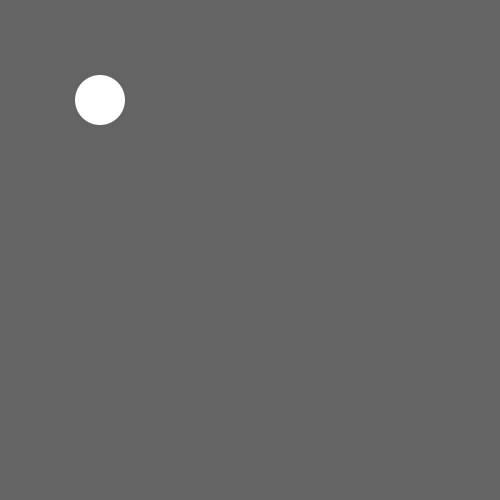
Frame 1 (no input)
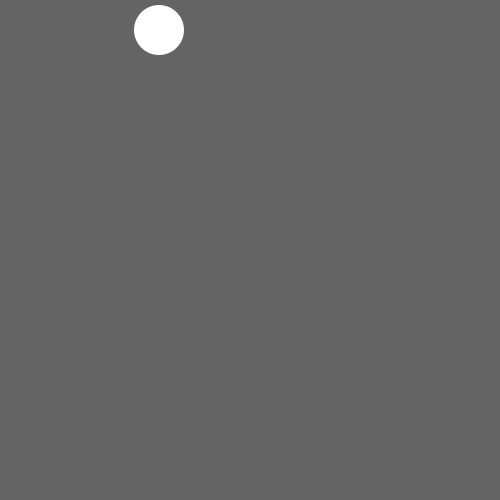
Frame 60 (the mouse pressed at the canvas centre just before this capture)
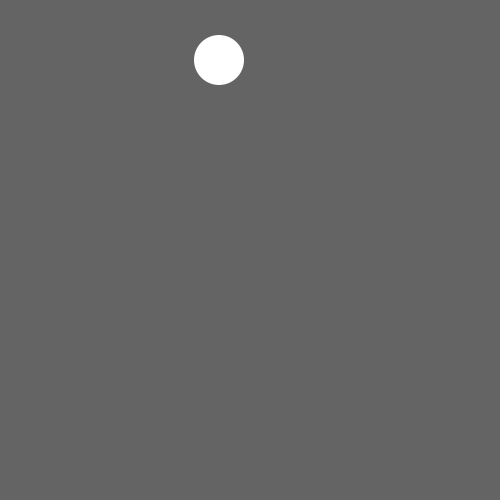
Frame 120 (the mouse held since frame 60 and released just before this capture)

The Processing sketch that drew these frames (run headless with seeded random() and noise(); from frame 60 on, the mouse is pressed at the canvas centre):

// Processing sketch: sketch_130222a
// ── sketch_130222a.pde
/* Physics */

Ball b;
float gravity = 1;

void setup() {
  size(500,500);
  noStroke();
  smooth(3);
  ellipseMode(CENTER);
  b = new Ball(100, 100, 1, 100, 50);
}

void draw(){
  background(100);
  b.display();
  b.move();
}

class Ball {
  float pX;
  float pY;
  float vX;
  float vY;
  float size;
  
  Ball(float _pX, float _pY, float _vX, float _vY, float _size) {
    pX = _pX;
    pY = _pY;
    vX = _vX;
    vY = _vY;
    size = _size;
  }
  void display() {
    fill(255);
    ellipse(pX, pY, size, size);
  }
  void move(){
    if (pX < 0 || pX > width) {
      vX = -vX; 
    }
    if (pY < 0 || pY > height) {
      vY = -vY;
    }
    vY = vY + gravity;
    pX = pX + vX;
    pY = pY + vY;
  }
}
